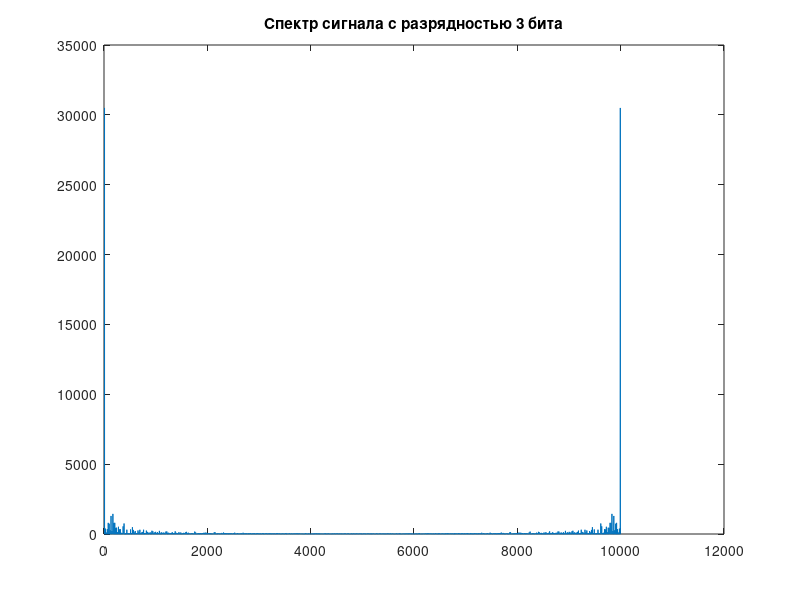
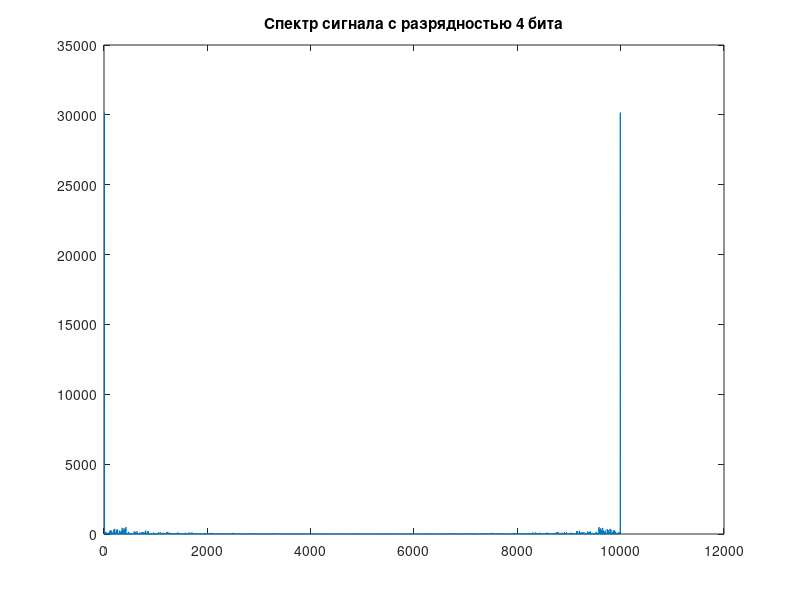
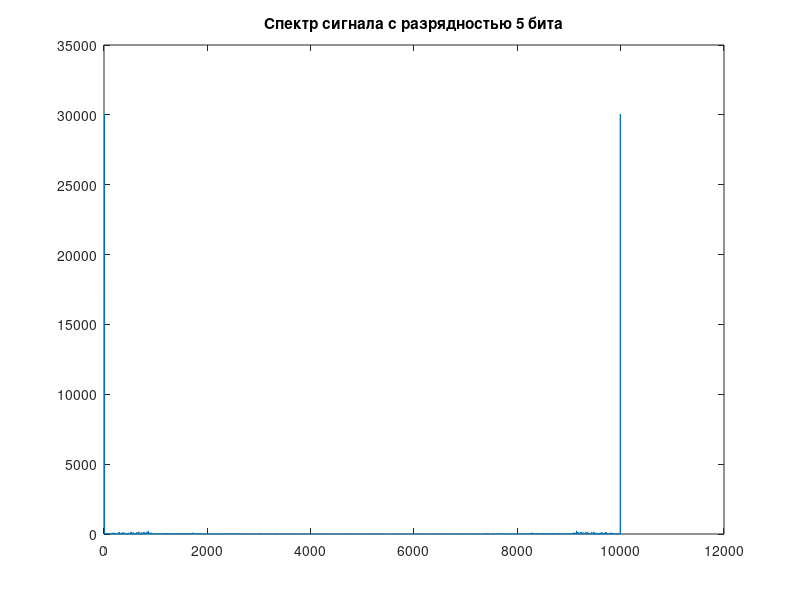
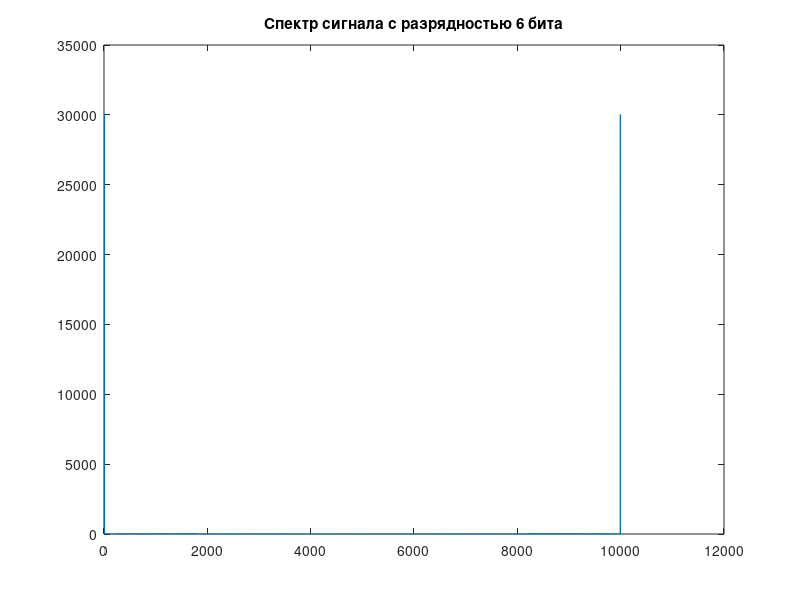

Write MATLAB code to recreate these figures, in order.
% Параметры сигнала
frequency = 9; % Частота
time_vector = 0:0.0001:1; % Временной вектор
signal = 6 * sin(2 * pi * frequency * time_vector + pi/5); % Генерация сигнала
sampling_rate = 8000; % Частота дискретизации

% Разрядности для анализа
bit_depths = [3, 4, 5, 6];

% Функция для квантования сигнала
function quantized_signal = quantize(y, num_bits)
num_levels = 2^num_bits - 1; % Количество уровней
min_val = min(y);
max_val = max(y);
normalized_signal = (y - min_val) / (max_val - min_val); % Нормализация
quantized_signal = round(normalized_signal * num_levels); % Квантование
quantized_signal = quantized_signal / num_levels * (max_val - min_val) + min_val; % Обратное масштабирование
end

% Анализ для каждой разрядности
for i = 1:length(bit_depths)
    quantized = quantize(signal, bit_depths(i));
    spectrum = fft(quantized);
    
    figure;
    plot(abs(spectrum));
    title(['Спектр сигнала с разрядностью ', num2str(bit_depths(i)), ' бита']);
end
